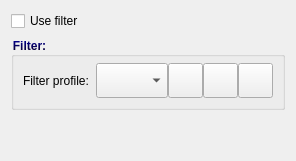
            <widget class="QWidget" name="tabFilters">
             <attribute name="title">
              <string>Filters</string>
             </attribute>
             <layout class="QVBoxLayout" name="verticalLayout_22">
              <item>
               <widget class="QCheckBox" name="UseFilter">
                <property name="text">
                 <string>Use filter</string>
                </property>
               </widget>
              </item>
              <item>
               <widget class="QGroupBox" name="grSelection">
                <property name="enabled">
                 <bool>true</bool>
                </property>
                <property name="font">
                 <font>
                  <weight>75</weight>
                  <bold>true</bold>
                 </font>
                </property>
                <property name="styleSheet">
                 <string notr="true">color: qlineargradient(spread:pad, x1:0.5045, y1:0.823, x2:0.52, y2:0, stop:0 rgba(10, 0, 46, 255), stop:1 rgba(2, 0, 156, 255));</string>
                </property>
                <property name="locale">
                 <locale language="English" country="UnitedStates"/>
                </property>
                <property name="title">
                 <string>Filter:</string>
                </property>
                <property name="flat">
                 <bool>false</bool>
                </property>
                <property name="checkable">
                 <bool>false</bool>
                </property>
                <layout class="QHBoxLayout" name="horizontalLayout_6">
                 <property name="spacing">
                  <number>0</number>
                 </property>
                 <property name="leftMargin">
                  <number>9</number>
                 </property>
                 <property name="topMargin">
                  <number>6</number>
                 </property>
                 <property name="rightMargin">
                  <number>9</number>
                 </property>
                 <property name="bottomMargin">
                  <number>9</number>
                 </property>
                 <item>
                  <widget class="QLabel" name="label">
                   <property name="styleSheet">
                    <string notr="true">color: rgb(0, 0, 0);</string>
                   </property>
                   <property name="text">
                    <string>Filter profile:  </string>
                   </property>
                  </widget>
                 </item>
                 <item>
                  <widget class="QComboBox" name="FindProfileCombo">
                   <property name="sizePolicy">
                    <sizepolicy hsizetype="Expanding" vsizetype="Fixed">
                     <horstretch>0</horstretch>
                     <verstretch>0</verstretch>
                    </sizepolicy>
                   </property>
                   <property name="minimumSize">
                    <size>
                     <width>0</width>
                     <height>35</height>
                    </size>
                   </property>
                   <property name="maximumSize">
                    <size>
                     <width>16777215</width>
                     <height>35</height>
                    </size>
                   </property>
                   <property name="toolTip">
                    <string>Select filter profile here</string>
                   </property>
                  </widget>
                 </item>
                 <item>
                  <widget class="QPushButton" name="btnRefreshFindProfile">
                   <property name="sizePolicy">
                    <sizepolicy hsizetype="Fixed" vsizetype="Fixed">
                     <horstretch>0</horstretch>
                     <verstretch>0</verstretch>
                    </sizepolicy>
                   </property>
                   <property name="minimumSize">
                    <size>
                     <width>35</width>
                     <height>35</height>
                    </size>
                   </property>
                   <property name="maximumSize">
                    <size>
                     <width>35</width>
                     <height>35</height>
                    </size>
                   </property>
                   <property name="toolTip">
                    <string>Update filter profile list</string>
                   </property>
                   <property name="text">
                    <string/>
                   </property>
                   <property name="icon">
                    <iconset resource="MainResource.qrc">
                     <normaloff>:/Main/refresh.png</normaloff>:/Main/refresh.png</iconset>
                   </property>
                   <property name="iconSize">
                    <size>
                     <width>15</width>
                     <height>15</height>
                    </size>
                   </property>
                   <property name="autoDefault">
                    <bool>false</bool>
                   </property>
                  </widget>
                 </item>
                 <item>
                  <widget class="QPushButton" name="btnOpenFPFolder">
                   <property name="sizePolicy">
                    <sizepolicy hsizetype="Fixed" vsizetype="Fixed">
                     <horstretch>0</horstretch>
                     <verstretch>0</verstretch>
                    </sizepolicy>
                   </property>
                   <property name="minimumSize">
                    <size>
                     <width>35</width>
                     <height>35</height>
                    </size>
                   </property>
                   <property name="maximumSize">
                    <size>
                     <width>35</width>
                     <height>35</height>
                    </size>
                   </property>
                   <property name="toolTip">
                    <string>Open folder with filter profiles</string>
                   </property>
                   <property name="text">
                    <string/>
                   </property>
                   <property name="icon">
                    <iconset resource="MainResource.qrc">
                     <normaloff>:/Main/folder.png</normaloff>:/Main/folder.png</iconset>
                   </property>
                   <property name="iconSize">
                    <size>
                     <width>15</width>
                     <height>15</height>
                    </size>
                   </property>
                   <property name="autoDefault">
                    <bool>false</bool>
                   </property>
                  </widget>
                 </item>
                 <item>
                  <widget class="QPushButton" name="btnOpenFindProfile">
                   <property name="sizePolicy">
                    <sizepolicy hsizetype="Fixed" vsizetype="Fixed">
                     <horstretch>0</horstretch>
                     <verstretch>0</verstretch>
                    </sizepolicy>
                   </property>
                   <property name="minimumSize">
                    <size>
                     <width>35</width>
                     <height>35</height>
                    </size>
                   </property>
                   <property name="maximumSize">
                    <size>
                     <width>35</width>
                     <height>35</height>
                    </size>
                   </property>
                   <property name="toolTip">
                    <string>Open filter profile editor...</string>
                   </property>
                   <property name="text">
                    <string/>
                   </property>
                   <property name="icon">
                    <iconset resource="MainResource.qrc">
                     <normaloff>:/Main/applications-system.png</normaloff>:/Main/applications-system.png</iconset>
                   </property>
                   <property name="iconSize">
                    <size>
                     <width>16</width>
                     <height>16</height>
                    </size>
                   </property>
                   <property name="autoDefault">
                    <bool>false</bool>
                   </property>
                  </widget>
                 </item>
                </layout>
                <zorder>label</zorder>
                <zorder>FindProfileCombo</zorder>
                <zorder>btnOpenFindProfile</zorder>
                <zorder>btnRefreshFindProfile</zorder>
                <zorder>btnOpenFPFolder</zorder>
               </widget>
              </item>
              <item>
               <spacer name="verticalSpacer_9">
                <property name="orientation">
                 <enum>Qt::Vertical</enum>
                </property>
                <property name="sizeHint" stdset="0">
                 <size>
                  <width>20</width>
                  <height>40</height>
                 </size>
                </property>
               </spacer>
              </item>
             </layout>
            </widget>
